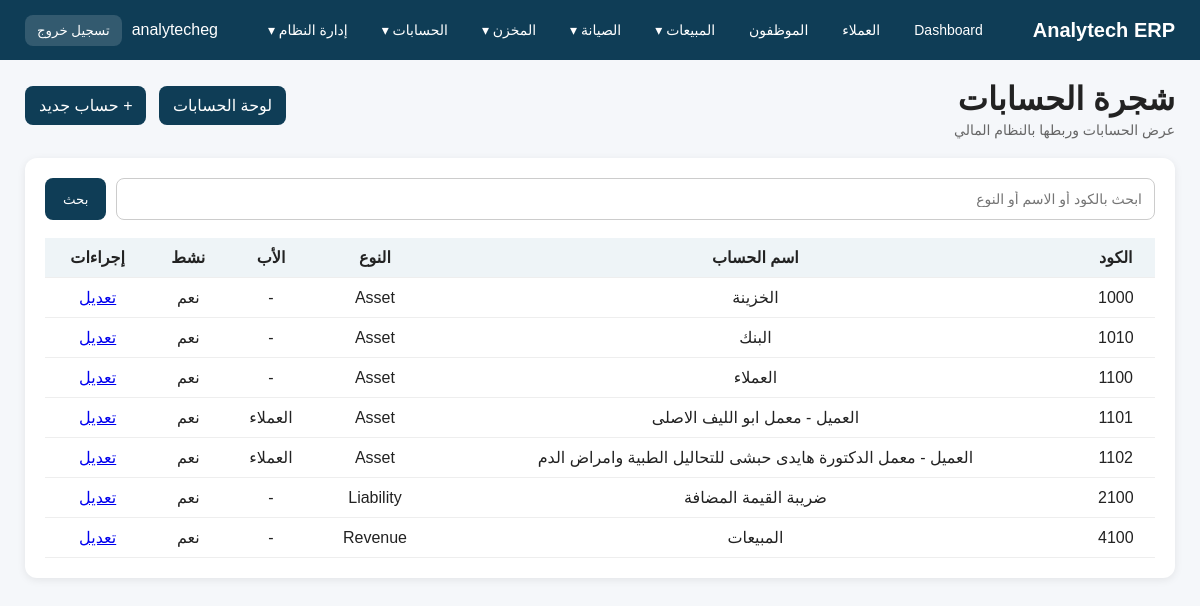
Screenshot of /accounting/accounts/ (signed in) with the database file from the repository.
### accounting/models.py (models this page shows, shortened)
class Account(models.Model):
    ACCOUNT_TYPES = [
        ('Asset', 'أصل'),
        ('Liability', 'التزام'),
        ('Equity', 'حقوق ملكية'),
        ('Revenue', 'إيراد'),
        ('Expense', 'مصروف'),
    ]
    name = models.CharField(max_length=200, verbose_name='اسم الحساب')
    code = models.CharField(max_length=50, unique=True, verbose_name='كود الحساب')
    account_type = models.CharField(max_length=20, choices=ACCOUNT_TYPES, verbose_name='نوع الحساب')
    parent = models.ForeignKey(
        'self',
        on_delete=models.SET_NULL,
        null=True,
        blank=True,
        related_name='children',
        verbose_name='الحساب الأب'
    )
    is_active = models.BooleanField(default=True, verbose_name='نشط')
    notes = models.TextField(blank=True, null=True, verbose_name='ملاحظات')
    class Meta:
        verbose_name = 'حساب'
        verbose_name_plural = 'شجرة الحسابات'
        ordering = ['code', 'name']

### accounting/views.py (the view)
# urls.py: path('accounts/', views.account_list, name='account_list'),
def account_list(request):
    query = request.GET.get('q', '')
    accounts = Account.objects.select_related('parent').all().order_by('code')
    if query:
        accounts = accounts.filter(
            Q(code__icontains=query) |
            Q(name__icontains=query) |
            Q(account_type__icontains=query)
        )
    return render(request, 'accounting/account_list.html', {
        'accounts': accounts,
        'query': query,
    })

### templates/accounting/account_list.html (shortened to what this page needs)
{% extends 'base.html' %}
{% block content %}
<div class="topbar">
    <div>
        <h1>شجرة الحسابات</h1>
        <div class="sub">عرض الحسابات وربطها بالنظام المالي</div>
    </div>
    <div class="quick-links">
        <a href="{% url 'accounting_dashboard' %}">لوحة الحسابات</a>
        <a href="{% url 'account_create' %}">+ حساب جديد</a>
    </div>
</div>
<div class="section">
    <form method="get" style="display:flex; gap:10px; margin-bottom:18px;">
        <input type="text" name="q" value="{{ query }}" placeholder="ابحث بالكود أو الاسم أو النوع"
               style="flex:1; padding:12px; border:1px solid #ccc; border-radius:8px;">
        <button type="submit"
                style="padding:12px 18px; border:none; border-radius:8px; background:#0f3d56; color:white;">
            بحث
        </button>
    </form>
    <table>
        <thead>
            <tr>
                <th>الكود</th>
                <th>اسم الحساب</th>
                <th>النوع</th>
                <th>الأب</th>
                <th>نشط</th>
                <th>إجراءات</th>
            </tr>
        </thead>
        <tbody>
            {% for account in accounts %}
            <tr>
                <td>{{ account.code }}</td>
                <td>{{ account.name }}</td>
                <td>{{ account.account_type }}</td>
                <td>{% if account.parent %}{{ account.parent.name }}{% else %}-{% endif %}</td>
                <td>{% if account.is_active %}نعم{% else %}لا{% endif %}</td>
                <td>
                    <a href="{% url 'account_edit' account.id %}">تعديل</a>
                </td>
            </tr>
            {% empty %}
            <tr>
                <td colspan="6" style="padding:20px; text-align:center;">لا توجد حسابات</td>
            </tr>
            {% endfor %}
        </tbody>
    </table>
</div>
{% endblock %}

### templates/base.html (shortened to what this page needs)
<!DOCTYPE html>
<html lang="ar" dir="rtl">
<head>
</head>
<body>
<div class="navbar">
    <div class="logo">Analytech ERP</div>
    {% if user.is_authenticated %}
    <div class="menu">
        <a href="/">Dashboard</a>
        {% if perms.customers.view_customer %}
        <a href="/customers/">العملاء</a>
        {% endif %}
        {% if perms.app_employees.view_employee %}
        <a href="/employees/">الموظفون</a>
        {% endif %}
        {% if perms.app_quotations.view_quotation or perms.app_sales.view_salesorder or perms.app_invoices.view_invoice or perms.app_employees.view_employeecommission %}
        <div class="dropdown">
            <a href="/reports/sales/">المبيعات ▾</a>
        </div>
        {% endif %}
        {% if perms.app_maintenance.view_maintenancerequest or perms.app_maintenance.view_maintenancevisit or perms.app_maintenance.view_preventivemaintenanceplan %}
        <div class="dropdown">
            <a href="/maintenance/reports/">الصيانة ▾</a>
        </div>
        {% endif %}
        {% if perms.app_inventory.view_inventoryitem or perms.app_inventory.view_inventorylot or perms.app_inventory.view_inventorytransaction or perms.app_inventory.view_recallnotice %}
        <div class="dropdown">
            <a href="/inventory/">المخزن ▾</a>
        </div>
        {% endif %}
        {% if perms.accounting.view_account or perms.accounting.view_journalentry or perms.accounting.view_receiptvoucher or perms.accounting.view_paymentvoucher %}
        <div class="dropdown">
            <a href="/accounting/">الحسابات ▾</a>
        </div>
        {% endif %}
        {% if user.is_staff %}
        <div class="dropdown">
            <a href="/admin/">إدارة النظام ▾</a>
        </div>
        {% endif %}
    </div>
    <div class="user-box">
        <span>{{ user.username }}</span>
        <form method="post" action="{% url 'logout' %}" class="logout-form">
            <button type="submit" class="logout-btn">تسجيل خروج</button>
        </form>
    </div>
    {% endif %}
</div>
<div class="container">
    {% block content %}{% endblock %}
</div>
</body>
</html>

### templates/base.html (style rules this page uses)
body { margin: 0; font-family: Tahoma, Arial, sans-serif; background: #f5f7fa; color: #222; }
.navbar { background: #0f3d56; color: white; padding: 14px 25px; display: flex; justify-content: space-between; align-items: center; gap: 16px; flex-wrap: wrap; }
.logo { font-size: 20px; font-weight: bold; white-space: nowrap; }
.menu { display: flex; align-items: center; gap: 14px; flex-wrap: wrap; }
.menu > a, .dropdown > a { color: white; text-decoration: none; font-size: 14px; padding: 8px 10px; border-radius: 8px; display: inline-block; }
.dropdown { position: relative; }
.container { padding: 20px 25px; }
.topbar { display: flex; justify-content: space-between; align-items: center; margin-bottom: 20px; gap: 15px; flex-wrap: wrap; }
.topbar h1 { margin: 0; }
.sub { color: #666; font-size: 14px; margin-top: 4px; }
.section { background: white; padding: 20px; border-radius: 12px; box-shadow: 0 2px 8px rgba(0,0,0,0.08); }
table { width: 100%; border-collapse: collapse; }
th, td { padding: 10px; border-bottom: 1px solid #eee; text-align: center; vertical-align: middle; }
th { background: #eef4f7; }
.form-control, select, textarea, input[type="text"], input[type="number"], input[type="date"], input[type="email"], input[type="password"] { width: 100%; padding: 10px 12px; border: 1px solid #ccc; border-radius: 8px; font-size: 14px; background: #fff; box-sizing: border-box; }
.quick-links a { display: inline-block; background: #0f3d56; color: white; padding: 10px 14px; border-radius: 8px; text-decoration: none; margin-right: 8px; margin-bottom: 8px; }
.user-box { display: flex; align-items: center; gap: 10px; color: white; }
.logout-form { margin: 0; }
.logout-btn { background: rgba(255,255,255,0.15); border: none; color: white; padding: 8px 12px; border-radius: 8px; cursor: pointer; }

### rows the page displays
Account: code "1000", name "الخزينة", account_type "Asset", is_active "نعم"
Account: code "1010", name "البنك", account_type "Asset", is_active "نعم"
Account: code "1100", name "العملاء", account_type "Asset", is_active "نعم"
Account: code "1101", name "العميل - معمل ابو الليف الاصلى", account_type "Asset", parent.name "العملاء", is_active "نعم"
Account: code "1102", name "العميل - معمل الدكتورة هايدى حبشى للتحاليل الطبية وامراض الدم", account_type "Asset", parent.name "العملاء", is_active "نعم"
Account: code "2100", name "ضريبة القيمة المضافة", account_type "Liability", is_active "نعم"
Account: code "4100", name "المبيعات", account_type "Revenue", is_active "نعم"

### other values shown
{{ user.username }} "analytecheg"
